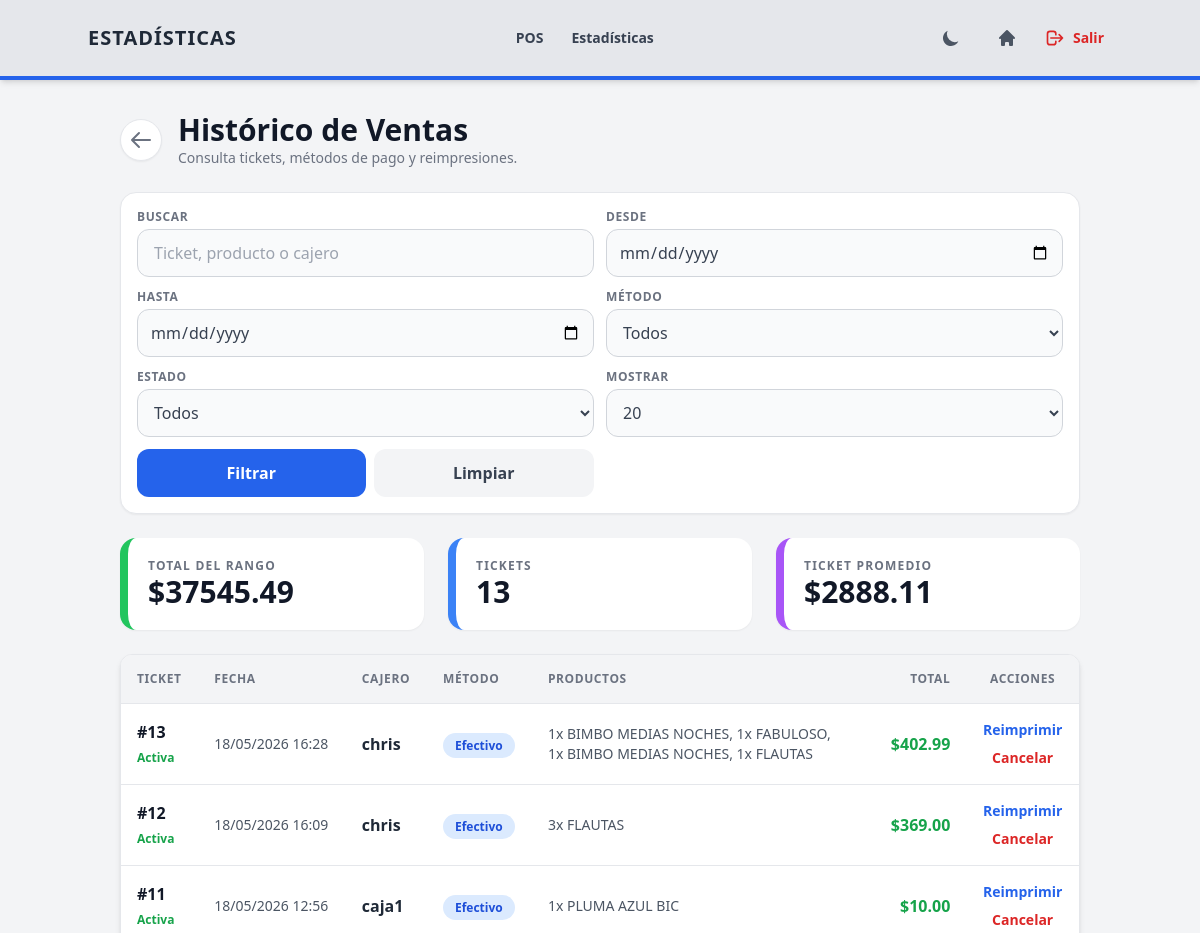
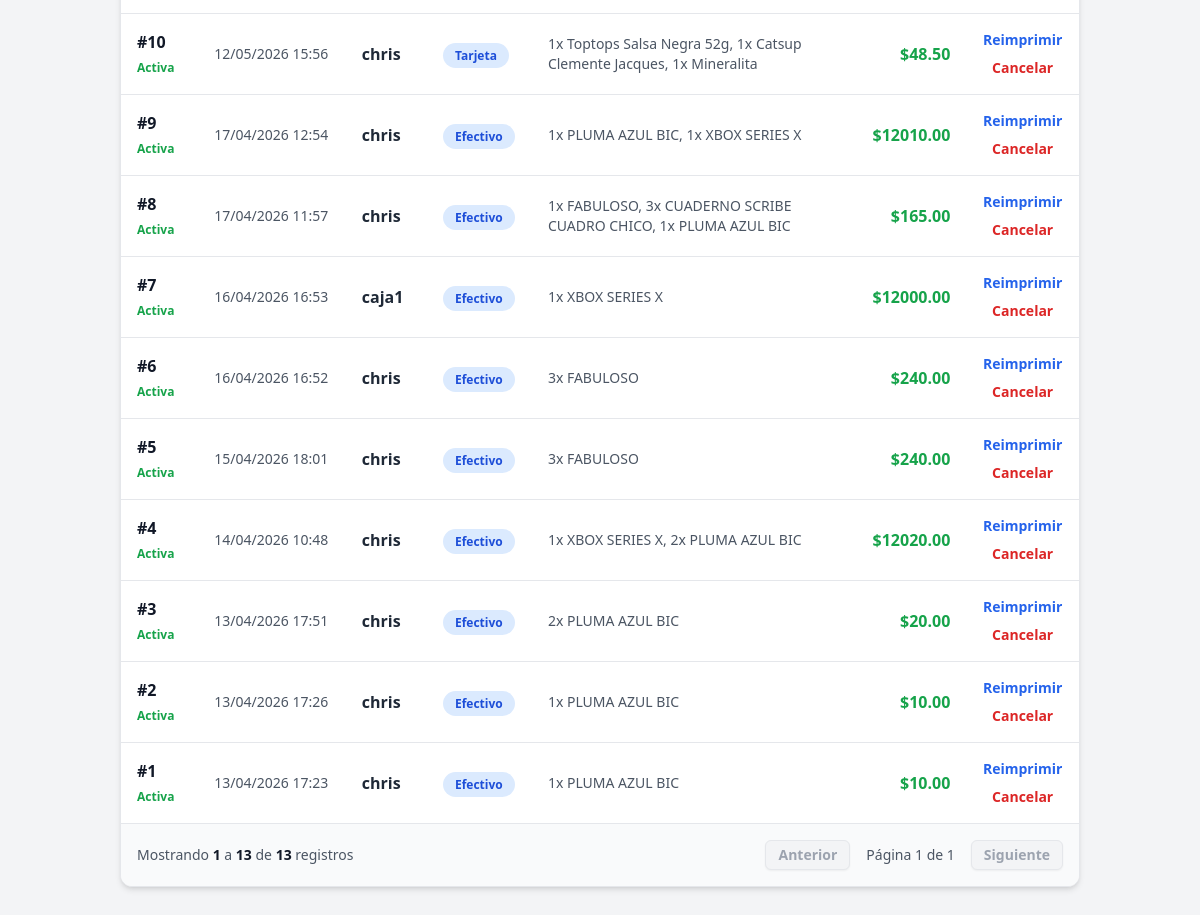
Screenshot of /ventas/historial/ (signed in) with the database file from the repository (2 pictures, top to bottom).
### ventas/models.py (models this page shows, shortened)
class Venta(models.Model):
    METODOS_PAGO = [
        ('EFE', 'Efectivo'),
        ('TAR', 'Tarjeta'),
        ('TRA', 'Transferencia'),
        ('MIX', 'Mixto'),
    ]
    ESTADOS = [
        ('ACTIVA', 'Activa'),
        ('CANCELADA', 'Cancelada'),
    ]
    sesion = models.ForeignKey(SesionCaja, on_delete=models.SET_NULL, null=True, blank=True)
    tienda = models.ForeignKey('configuraciones.Tienda', on_delete=models.PROTECT, null=True, blank=True)
    fecha = models.DateTimeField(auto_now_add=True)
    cajero = models.ForeignKey(User, on_delete=models.SET_NULL, null=True)
    subtotal = models.DecimalField(max_digits=10, decimal_places=2, default=0.00)
    propina = models.DecimalField(max_digits=10, decimal_places=2, default=0.00)
    porcentaje_propina = models.DecimalField(max_digits=5, decimal_places=2, default=0.00)
    total = models.DecimalField(max_digits=10, decimal_places=2, default=0.00)
    metodo_pago = models.CharField(max_length=3, choices=METODOS_PAGO, default='EFE')
    pago_recibido = models.DecimalField(max_digits=10, decimal_places=2, default=0.00)
    cambio = models.DecimalField(max_digits=10, decimal_places=2, default=0.00)
    estado = models.CharField(max_length=12, choices=ESTADOS, default='ACTIVA')
    motivo_cancelacion = models.TextField(blank=True, null=True)
    fecha_cancelacion = models.DateTimeField(blank=True, null=True)
    cancelado_por = models.ForeignKey(User, on_delete=models.SET_NULL, null=True, blank=True, related_name='ventas_canceladas')

class DetalleVenta(models.Model):
    venta = models.ForeignKey(Venta, on_delete=models.CASCADE, related_name='detalles')
    producto = models.ForeignKey(Producto, on_delete=models.PROTECT)
    cantidad = models.PositiveIntegerField()
    precio_unitario = models.DecimalField(max_digits=10, decimal_places=2)

### inventario/models.py (models this page shows, shortened)
class Producto(models.Model):
    codigo_barras = models.CharField(max_length=50, unique=True)
    nombre = models.CharField(max_length=200)
    categoria = models.ForeignKey(Categoria, on_delete=models.SET_NULL, null=True, related_name='productos')
    stock = models.IntegerField(default=0)
    stock_minimo = models.PositiveIntegerField(default=5)
    activo = models.BooleanField(default=True)
    class Meta:
        constraints = [
            models.CheckConstraint(condition=models.Q(stock__gte=0), name='producto_stock_no_negativo'),
            models.CheckConstraint(condition=models.Q(stock_minimo__gte=0), name='producto_stock_minimo_no_negativo'),
        ]

### ventas/views/historial.py (the view)
# urls.py: path('historial/', views.historial_ventas, name='historial_ventas'),
@login_required
@permission_required(VER_HISTORIAL_VENTAS_PERMISSION, login_url='portal_principal')
def historial_ventas(request):
    tienda_actual = get_tienda_actual(request)
    query = request.GET.get('q', '').strip()
    fecha_desde = request.GET.get('desde', '').strip()
    fecha_hasta = request.GET.get('hasta', '').strip()
    metodo_pago = request.GET.get('metodo_pago', '').strip()
    estado = request.GET.get('estado', '').strip()
    per_page = request.GET.get('per_page', 20)
    ventas = Venta.objects.select_related('cajero', 'sesion', 'tienda').prefetch_related('detalles__producto').filter(Q(tienda=tienda_actual) | Q(tienda__isnull=True)).order_by('-fecha', '-id')
    if fecha_desde:
        ventas = ventas.filter(fecha__date__gte=fecha_desde)
    if fecha_hasta:
        ventas = ventas.filter(fecha__date__lte=fecha_hasta)
    metodos_validos = {metodo for metodo, _ in Venta.METODOS_PAGO}
    if metodo_pago in metodos_validos:
        if metodo_pago == 'MIX':
            ventas = ventas.filter(metodo_pago='MIX')
        else:
            ventas = ventas.filter(Q(pagos__metodo_pago=metodo_pago) | Q(pagos__isnull=True, metodo_pago=metodo_pago)).distinct()
    estados_validos = {estado_venta for estado_venta, _ in Venta.ESTADOS}
    if estado in estados_validos:
        ventas = ventas.filter(estado=estado)
    if query:
        filtros = Q(cajero__username__icontains=query) | Q(detalles__producto__nombre__icontains=query)
        if query.isdigit():
            filtros |= Q(id=int(query))
        ventas = ventas.filter(filtros).distinct()
    ventas_activas = ventas.filter(estado='ACTIVA')
    total_vendido = ventas_activas.aggregate(total=Sum('total'))['total'] or Decimal('0.00')
    total_tickets = ventas_activas.count()
    ticket_promedio = total_vendido / total_tickets if total_tickets else Decimal('0.00')
    try:
        per_page = int(per_page)
    except ValueError:
        per_page = 20
    paginator = Paginator(ventas, per_page)
    page_obj = paginator.get_page(request.GET.get('page'))
    contexto = {
        **get_config_context('Estadísticas', 'border-blue-600'),
        'page_obj': page_obj,
        'query': query,
        'fecha_desde': fecha_desde,
        'fecha_hasta': fecha_hasta,
        'metodo_pago': metodo_pago,
        'metodos_pago': Venta.METODOS_PAGO,
        'estado': estado,
        'estados_venta': Venta.ESTADOS,
        'per_page': per_page,
        'querystring': get_querystring_without_page(request),
        'total_vendido': total_vendido,
        'total_tickets': total_tickets,
        'ticket_promedio': ticket_promedio,
    }
    return render(request, 'ventas/historial.html', contexto)

### configuraciones/utils.py (called while the page is built)
def get_tienda_principal():
    tienda, _ = Tienda.objects.get_or_create(
        codigo='PRINCIPAL',
        defaults={
            'nombre': 'Sucursal Principal',
            'direccion': '',
            'telefono': '',
            'activa': True,
        },
    )
    PuntoVenta.objects.get_or_create(
        tienda=tienda,
        codigo='CAJA-1',
        defaults={'nombre': 'Caja 1', 'activo': True},
    )
    return tienda

def get_perfil_usuario(user):
    tienda = get_tienda_principal()
    punto_venta = PuntoVenta.objects.filter(tienda=tienda, activo=True).order_by('id').first()
    perfil, _ = PerfilUsuario.objects.get_or_create(
        usuario=user,
        defaults={
            'tienda': tienda,
            'punto_venta': punto_venta,
            'puede_ver_todas_las_tiendas': bool(user.is_superuser),
        },
    )
    if perfil.punto_venta is None:
        perfil.punto_venta = PuntoVenta.objects.filter(tienda=perfil.tienda, activo=True).order_by('id').first()
        perfil.save(update_fields=['punto_venta'])
    return perfil

def get_tienda_actual(request):
    return get_perfil_usuario(request.user).tienda

### core/utils.py (called while the page is built)
def get_querystring_without_page(request):
    params = request.GET.copy()
    params.pop('page', None)
    return params.urlencode()

### ventas/templates/ventas/historial.html (shortened to what this page needs)
{% extends "base/base.html" %}
{% block content %}
<div class="flex flex-col sm:flex-row justify-between items-start sm:items-center gap-4 mb-6">
    <div class="flex items-center gap-4">
        <a href="{% url 'dashboard' %}" class="p-2 bg-white dark:bg-gray-800 rounded-full shadow-sm hover:bg-gray-100 dark:hover:bg-gray-700 transition border border-gray-200 dark:border-gray-700 text-gray-500" title="Regresar">
            <svg xmlns="http://www.w3.org/2000/svg" class="h-6 w-6" fill="none" viewBox="0 0 24 24" stroke="currentColor">
                <path stroke-linecap="round" stroke-linejoin="round" stroke-width="2" d="M10 19l-7-7m0 0l7-7m-7 7h18" />
            </svg>
        </a>
        <div>
            <h2 class="text-2xl sm:text-3xl font-black text-gray-900 dark:text-white">Histórico de Ventas</h2>
            <p class="text-sm text-gray-500 dark:text-gray-400">Consulta tickets, métodos de pago y reimpresiones.</p>
        </div>
    </div>
</div>
<form method="GET" class="mb-6 bg-white dark:bg-gray-800 rounded-2xl border border-gray-200 dark:border-gray-700 shadow-sm p-3 sm:p-4">
    <div class="grid grid-cols-1 md:grid-cols-2 xl:grid-cols-[1fr_auto_auto_auto_auto_auto_auto] gap-3 items-end">
        <div>
            <label for="historial-q" class="block text-xs font-black uppercase tracking-wider text-gray-500 dark:text-gray-400 mb-1">Buscar</label>
            <input id="historial-q" type="search" name="q" value="{{ query }}" placeholder="Ticket, producto o cajero"
                   class="w-full min-h-12 rounded-xl border border-gray-300 dark:border-gray-600 bg-gray-50 dark:bg-gray-900 px-4 text-gray-900 dark:text-white focus:ring-2 focus:ring-blue-500 outline-none">
        </div>
        <div>
            <label class="block text-xs font-black uppercase tracking-wider text-gray-500 dark:text-gray-400 mb-1">Desde</label>
            <input type="date" name="desde" value="{{ fecha_desde }}"
                   class="w-full xl:w-40 min-h-12 rounded-xl border border-gray-300 dark:border-gray-600 bg-gray-50 dark:bg-gray-900 px-3 text-gray-700 dark:text-gray-200 focus:ring-2 focus:ring-blue-500 outline-none">
        </div>
        <div>
            <label class="block text-xs font-black uppercase tracking-wider text-gray-500 dark:text-gray-400 mb-1">Hasta</label>
            <input type="date" name="hasta" value="{{ fecha_hasta }}"
                   class="w-full xl:w-40 min-h-12 rounded-xl border border-gray-300 dark:border-gray-600 bg-gray-50 dark:bg-gray-900 px-3 text-gray-700 dark:text-gray-200 focus:ring-2 focus:ring-blue-500 outline-none">
        </div>
        <div>
            <label class="block text-xs font-black uppercase tracking-wider text-gray-500 dark:text-gray-400 mb-1">Método</label>
            <select name="metodo_pago" class="w-full xl:w-40 min-h-12 rounded-xl border border-gray-300 dark:border-gray-600 bg-gray-50 dark:bg-gray-900 px-3 text-gray-700 dark:text-gray-200 focus:ring-2 focus:ring-blue-500 outline-none">
                <option value="">Todos</option>
            </select>
        </div>
        <div>
            <label class="block text-xs font-black uppercase tracking-wider text-gray-500 dark:text-gray-400 mb-1">Estado</label>
            <select name="estado" class="w-full xl:w-36 min-h-12 rounded-xl border border-gray-300 dark:border-gray-600 bg-gray-50 dark:bg-gray-900 px-3 text-gray-700 dark:text-gray-200 focus:ring-2 focus:ring-blue-500 outline-none">
                <option value="">Todos</option>
            </select>
        </div>
        <div>
            <label class="block text-xs font-black uppercase tracking-wider text-gray-500 dark:text-gray-400 mb-1">Mostrar</label>
            <select name="per_page" class="w-full xl:w-28 min-h-12 rounded-xl border border-gray-300 dark:border-gray-600 bg-gray-50 dark:bg-gray-900 px-3 text-gray-700 dark:text-gray-200 focus:ring-2 focus:ring-blue-500 outline-none">
                <option value="20" {% if per_page == 20 %}selected{% endif %}>20</option>
            </select>
        </div>
        <div class="flex gap-2">
            <button type="submit" class="min-h-12 flex-1 xl:flex-none rounded-xl bg-blue-600 hover:bg-blue-700 text-white font-black px-5 transition">Filtrar</button>
            <a href="{% url 'historial_ventas' %}" class="min-h-12 flex-1 xl:flex-none rounded-xl bg-gray-100 dark:bg-gray-700 hover:bg-gray-200 dark:hover:bg-gray-600 text-gray-700 dark:text-gray-200 font-black px-4 transition flex items-center justify-center">Limpiar</a>
        </div>
    </div>
</form>
<div class="grid grid-cols-1 md:grid-cols-3 gap-4 sm:gap-6 mb-6">
    <div class="bg-white dark:bg-gray-800 p-5 rounded-2xl shadow-sm border-l-8 border-green-500">
        <p class="text-gray-500 dark:text-gray-400 uppercase text-xs font-black tracking-widest">Total del rango</p>
        <p class="text-3xl font-black text-gray-900 dark:text-white">${{ total_vendido|floatformat:2 }}</p>
    </div>
    <div class="bg-white dark:bg-gray-800 p-5 rounded-2xl shadow-sm border-l-8 border-blue-500">
        <p class="text-gray-500 dark:text-gray-400 uppercase text-xs font-black tracking-widest">Tickets</p>
        <p class="text-3xl font-black text-gray-900 dark:text-white">{{ total_tickets }}</p>
    </div>
    <div class="bg-white dark:bg-gray-800 p-5 rounded-2xl shadow-sm border-l-8 border-purple-500">
        <p class="text-gray-500 dark:text-gray-400 uppercase text-xs font-black tracking-widest">Ticket promedio</p>
        <p class="text-3xl font-black text-gray-900 dark:text-white">${{ ticket_promedio|floatformat:2 }}</p>
    </div>
</div>
<div class="bg-white dark:bg-gray-800 rounded-xl shadow-md overflow-hidden border border-gray-200 dark:border-gray-700">
    <div class="hidden md:block overflow-x-auto">
        <table class="w-full text-left border-collapse min-w-[760px]">
            <thead>
                <tr class="bg-gray-100 dark:bg-gray-700 text-gray-500 dark:text-gray-300 uppercase text-xs tracking-wider border-b dark:border-gray-600">
                    <th class="p-4">Ticket</th>
                    <th class="p-4">Fecha</th>
                    <th class="p-4">Cajero</th>
                    <th class="p-4">Método</th>
                    <th class="p-4">Productos</th>
                    <th class="p-4 text-right">Total</th>
                    <th class="p-4 text-center">Acciones</th>
                </tr>
            </thead>
            <tbody class="divide-y divide-gray-200 dark:divide-gray-700">
                {% for venta in page_obj %}
                <tr class="hover:bg-gray-50 dark:hover:bg-gray-700/50 transition-colors">
                    <td class="p-4">
                        <div class="font-black text-gray-900 dark:text-white">#{{ venta.id }}</div>
                        {% if venta.estado == 'CANCELADA' %}
                            <span class="text-xs font-black text-red-600 dark:text-red-400">Cancelada</span>
                        {% else %}
                            <span class="text-xs font-black text-green-600 dark:text-green-400">Activa</span>
                        {% endif %}
                    </td>
                    <td class="p-4 text-sm text-gray-600 dark:text-gray-400">{{ venta.fecha|date:"d/m/Y H:i" }}</td>
                    <td class="p-4 font-bold">{{ venta.cajero.username|default:"Sin cajero" }}</td>
                    <td class="p-4">
                        <span class="rounded-full bg-blue-100 dark:bg-blue-900/30 text-blue-700 dark:text-blue-300 px-3 py-1 text-xs font-black">{{ venta.get_metodo_pago_display }}</span>
                    </td>
                    <td class="p-4 max-w-xs text-sm text-gray-600 dark:text-gray-400">
                        {% for detalle in venta.detalles.all %}{{ detalle.cantidad }}x {{ detalle.producto.nombre }}{% if not forloop.last %}, {% endif %}{% empty %}Sin detalle{% endfor %}
                    </td>
                    <td class="p-4 text-right font-black {% if venta.estado == 'CANCELADA' %}text-red-500 line-through{% else %}text-green-600 dark:text-green-400{% endif %}">${{ venta.total|floatformat:2 }}</td>
                    <td class="p-4 text-center">
                        <div class="flex flex-col gap-2 items-center">
                            <a href="{% url 'imprimir_ticket' venta.id %}" target="_blank" class="text-blue-600 dark:text-blue-400 hover:underline font-bold text-sm">Reimprimir</a>
                            {% if venta.estado == 'ACTIVA' %}
                                {% if perms.configuraciones.cancelar_ventas or request.user.is_superuser %}
                                <a href="{% url 'cancelar_venta' venta.id %}" class="text-red-600 dark:text-red-400 hover:underline font-bold text-sm">Cancelar</a>
                                {% endif %}
                            {% endif %}
                        </div>
                    </td>
                </tr>
                {% empty %}
                <tr><td colspan="7" class="p-8 text-center text-gray-400 dark:text-gray-500 italic">No hay ventas con esos filtros.</td></tr>
                {% endfor %}
            </tbody>
        </table>
    </div>
    {% include "base/pagination.html" %}
</div>
{% endblock %}

### rows the page displays
Venta: id "13", estado "Activa", fecha "18/05/2026 16:28", cajero.username "chris", metodo_pago "Efectivo", total "402.99"
DetalleVenta: cantidad "1", producto.nombre "BIMBO MEDIAS NOCHES"
DetalleVenta: cantidad "1", producto.nombre "FABULOSO"
DetalleVenta: cantidad "1", producto.nombre "BIMBO MEDIAS NOCHES"
DetalleVenta: cantidad "1", producto.nombre "FLAUTAS"
Venta: id "12", estado "Activa", fecha "18/05/2026 16:09", cajero.username "chris", metodo_pago "Efectivo", total "369.00"
DetalleVenta: cantidad "3", producto.nombre "FLAUTAS"
Venta: id "11", estado "Activa", fecha "18/05/2026 12:56", cajero.username "caja1", metodo_pago "Efectivo", total "10.00"
DetalleVenta: cantidad "1", producto.nombre "PLUMA AZUL BIC"
Venta: id "10", estado "Activa", fecha "12/05/2026 15:56", cajero.username "chris", metodo_pago "Tarjeta", total "48.50"
DetalleVenta: cantidad "1", producto.nombre "Toptops Salsa Negra 52g"
DetalleVenta: cantidad "1", producto.nombre "Catsup Clemente Jacques"
DetalleVenta: cantidad "1", producto.nombre "Mineralita"
Venta: id "9", estado "Activa", fecha "17/04/2026 12:54", cajero.username "chris", metodo_pago "Efectivo", total "12010.00"
DetalleVenta: cantidad "1", producto.nombre "PLUMA AZUL BIC"
DetalleVenta: cantidad "1", producto.nombre "XBOX SERIES X"
Venta: id "8", estado "Activa", fecha "17/04/2026 11:57", cajero.username "chris", metodo_pago "Efectivo", total "165.00"
DetalleVenta: cantidad "1", producto.nombre "FABULOSO"
DetalleVenta: cantidad "3", producto.nombre "CUADERNO SCRIBE CUADRO CHICO"
DetalleVenta: cantidad "1", producto.nombre "PLUMA AZUL BIC"
Venta: id "7", estado "Activa", fecha "16/04/2026 16:53", cajero.username "caja1", metodo_pago "Efectivo", total "12000.00"
DetalleVenta: cantidad "1", producto.nombre "XBOX SERIES X"
Venta: id "6", estado "Activa", fecha "16/04/2026 16:52", cajero.username "chris", metodo_pago "Efectivo", total "240.00"
DetalleVenta: cantidad "3", producto.nombre "FABULOSO"
Venta: id "5", estado "Activa", fecha "15/04/2026 18:01", cajero.username "chris", metodo_pago "Efectivo", total "240.00"
DetalleVenta: cantidad "3", producto.nombre "FABULOSO"
Venta: id "4", estado "Activa", fecha "14/04/2026 10:48", cajero.username "chris", metodo_pago "Efectivo", total "12020.00"
DetalleVenta: cantidad "1", producto.nombre "XBOX SERIES X"
DetalleVenta: cantidad "2", producto.nombre "PLUMA AZUL BIC"
Venta: id "3", estado "Activa", fecha "13/04/2026 17:51", cajero.username "chris", metodo_pago "Efectivo", total "20.00"
DetalleVenta: cantidad "2", producto.nombre "PLUMA AZUL BIC"
Venta: id "2", estado "Activa", fecha "13/04/2026 17:26", cajero.username "chris", metodo_pago "Efectivo", total "10.00"
DetalleVenta: cantidad "1", producto.nombre "PLUMA AZUL BIC"
Venta: id "1", estado "Activa", fecha "13/04/2026 17:23", cajero.username "chris", metodo_pago "Efectivo", total "10.00"
DetalleVenta: cantidad "1", producto.nombre "PLUMA AZUL BIC"

### other values shown
{{ item.label }} "POS"
{{ item.label }} "Estadísticas"
{{ total_vendido|floatformat:2 }} "37545.49"
{{ total_tickets }} "13"
{{ ticket_promedio|floatformat:2 }} "2888.11"
{{ page_obj.start_index|default:0 }} "1"
{{ page_obj.end_index|default:0 }} "13"
{{ page_obj.paginator.count }} "13"
{{ page_obj.number }} "1"
{{ page_obj.paginator.num_pages }} "1"
